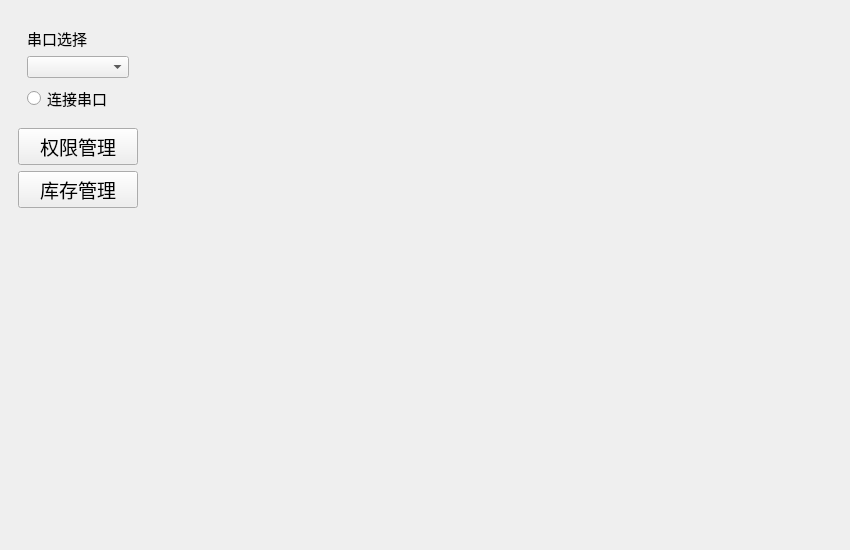
<?xml version="1.0" encoding="UTF-8"?>
<ui version="4.0">
 <class>MainWindow</class>
 <widget class="QMainWindow" name="MainWindow">
  <property name="geometry">
   <rect>
    <x>0</x>
    <y>0</y>
    <width>850</width>
    <height>550</height>
   </rect>
  </property>
  <property name="windowTitle">
   <string>MainWindow</string>
  </property>
  <widget class="QWidget" name="centralwidget">
   <layout class="QGridLayout" name="gridLayout_3">
    <item row="0" column="1" rowspan="2">
     <widget class="QStackedWidget" name="stackedWidget">
      <property name="currentIndex">
       <number>-1</number>
      </property>
     </widget>
    </item>
    <item row="0" column="0" rowspan="2">
     <widget class="QWidget" name="tool" native="true">
      <property name="minimumSize">
       <size>
        <width>120</width>
        <height>0</height>
       </size>
      </property>
      <layout class="QGridLayout" name="gridLayout">
       <item row="1" column="0">
        <widget class="QPushButton" name="btn_admin">
         <property name="font">
          <font>
           <pointsize>14</pointsize>
          </font>
         </property>
         <property name="text">
          <string>权限管理</string>
         </property>
         <attribute name="buttonGroup">
          <string notr="true">buttonGroup</string>
         </attribute>
        </widget>
       </item>
       <item row="3" column="0">
        <spacer name="verticalSpacer">
         <property name="orientation">
          <enum>Qt::Vertical</enum>
         </property>
         <property name="sizeHint" stdset="0">
          <size>
           <width>20</width>
           <height>40</height>
          </size>
         </property>
        </spacer>
       </item>
       <item row="2" column="0">
        <widget class="QPushButton" name="btn_record">
         <property name="font">
          <font>
           <pointsize>14</pointsize>
          </font>
         </property>
         <property name="text">
          <string>库存管理</string>
         </property>
         <attribute name="buttonGroup">
          <string notr="true">buttonGroup</string>
         </attribute>
        </widget>
       </item>
       <item row="0" column="0">
        <widget class="QWidget" name="widget" native="true">
         <property name="minimumSize">
          <size>
           <width>120</width>
           <height>0</height>
          </size>
         </property>
         <property name="font">
          <font>
           <pointsize>9</pointsize>
          </font>
         </property>
         <layout class="QGridLayout" name="gridLayout_2">
          <item row="1" column="0">
           <widget class="QComboBox" name="port_choose"/>
          </item>
          <item row="2" column="0">
           <widget class="QRadioButton" name="rbtn_connect">
            <property name="font">
             <font>
              <pointsize>11</pointsize>
             </font>
            </property>
            <property name="layoutDirection">
             <enum>Qt::LeftToRight</enum>
            </property>
            <property name="text">
             <string>连接串口</string>
            </property>
           </widget>
          </item>
          <item row="0" column="0">
           <widget class="QLabel" name="label">
            <property name="font">
             <font>
              <pointsize>11</pointsize>
             </font>
            </property>
            <property name="text">
             <string>串口选择</string>
            </property>
           </widget>
          </item>
         </layout>
        </widget>
       </item>
      </layout>
     </widget>
    </item>
   </layout>
  </widget>
 </widget>
 <resources/>
 <connections/>
 <buttongroups>
  <buttongroup name="buttonGroup"/>
 </buttongroups>
</ui>
